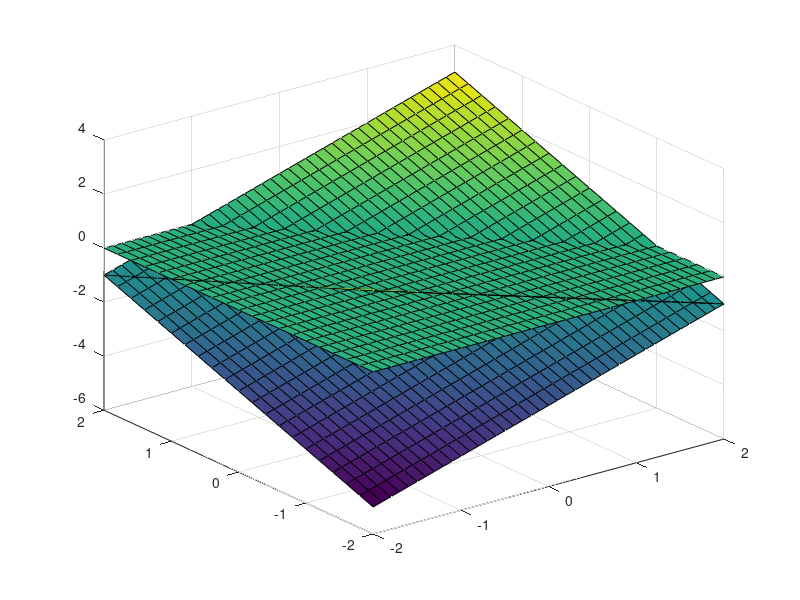

This figure's MATLAB source:
% This script will plot the surfaces for problem 1
close all

x = -2:0.1:2;
y = -2:0.2:2;
[X,Y] = meshgrid(x,y);

Z1 = X + Y -1;
Z2 = zeros(size(X));
Z3 = -X - Y -1;
surf(X,Y,Z1)
hold on
surf(X,Y,Z2);
surf(X,Y,Z3)